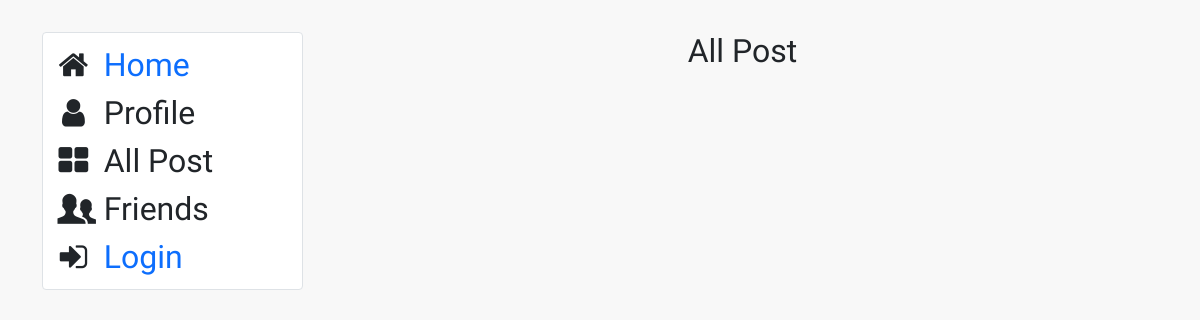
/sns/, run on an earlier commit of the app's database.
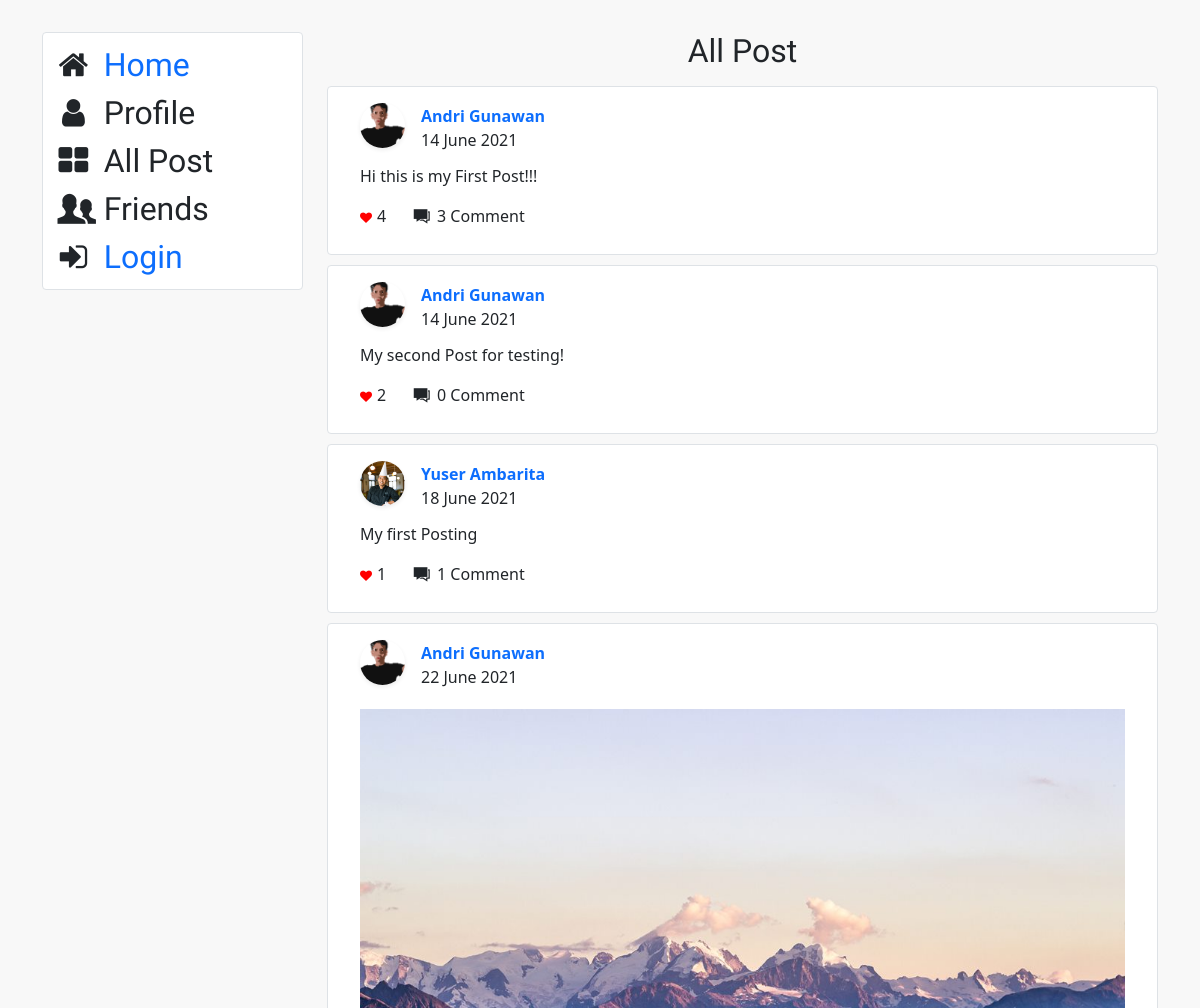
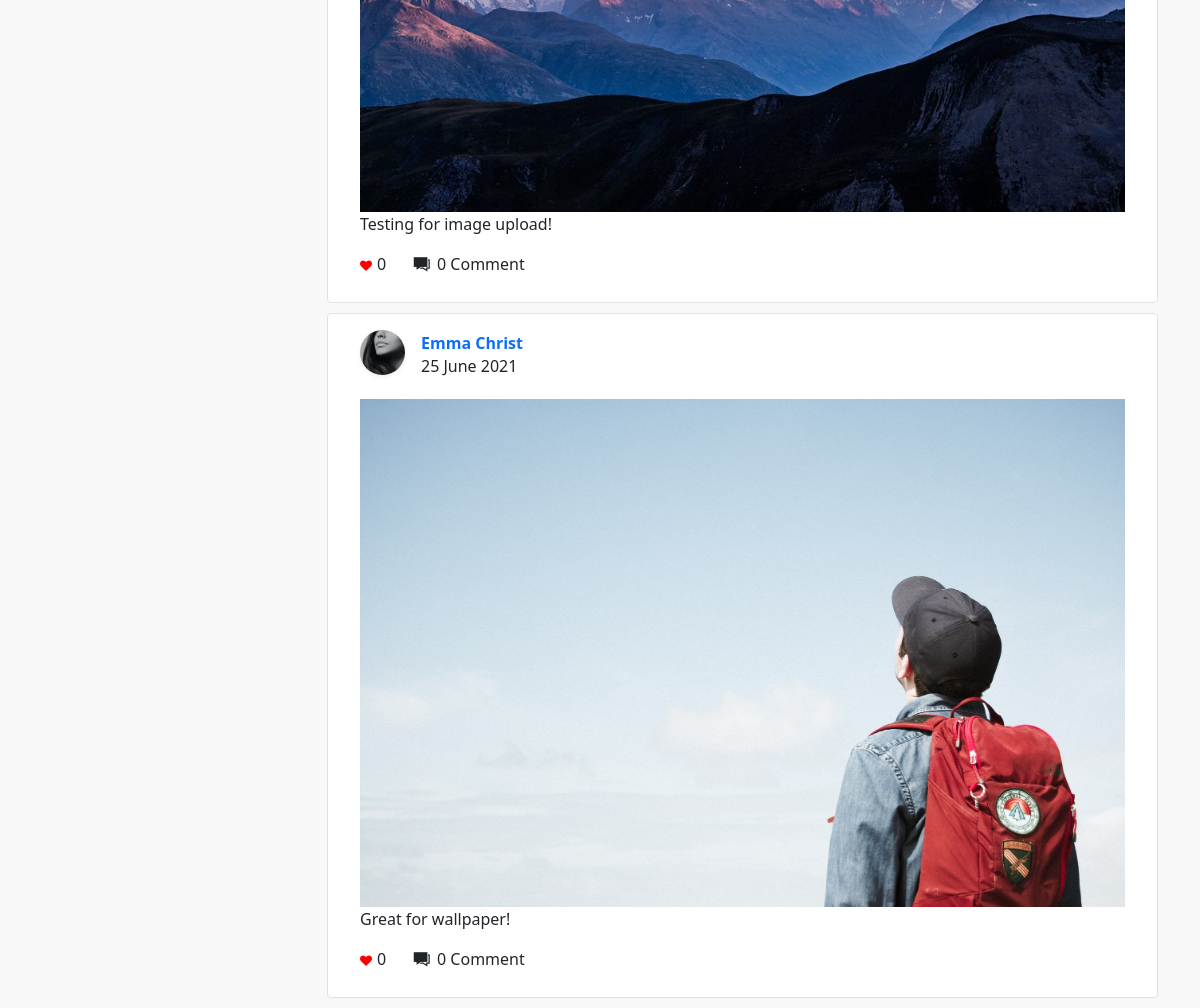
And on a later commit of the database (2 pictures, top to bottom).
### sns/models.py (models this page shows, shortened)
class Post(models.Model):
    user = models.ForeignKey(to="resep.User", on_delete=models.CASCADE, related_name="user_p")
    body = models.TextField()
    like_count = models.IntegerField(default=0)
    date = models.DateTimeField(auto_now_add=True)
    image = models.ImageField(upload_to='user_image', blank=True)

class Profile(models.Model):
    user = models.OneToOneField(to="resep.User", on_delete=models.CASCADE, related_name="user_a")
    user_avatar = models.ImageField(upload_to='user_avatar', blank=True)
    country = models.CharField(max_length = 64, blank=True)
    address = models.CharField(blank=True, max_length = 255)
    city = models.CharField(max_length = 64, blank=True)
    postcode = models.CharField(max_length = 64, blank=True)
    bio = models.TextField(blank=True)

class Sns_comments(models.Model):
    cid = models.UUIDField(primary_key=True, default=uuid.uuid4, editable=False)
    user = models.ForeignKey(to="resep.User", on_delete=models.CASCADE, related_name="user_comments")
    post = models.ForeignKey(Post, on_delete=models.CASCADE, related_name="post_comments")
    body = models.TextField()
    date = models.DateTimeField(auto_now_add=True)

### resep/models.py (models this page shows)
class User(AbstractUser):
    pass

### sns/views.py (the view)
# urls.py: path("", views.index, name="mail_index"),
def index(request):
    if request.user.is_authenticated:
        profile_data = Profile.objects.filter(user = request.user).first()
        friend_request = Follow.objects.filter(following = request.user, friend_request = False)[0:3]
        pending_request = Follow.objects.filter(user = request.user, friend_request = False)[0:3]
        allpost = Post.objects.filter(user=request.user).order_by("-date")
        paginator = Paginator(allpost, 10)
        page = request.GET.get('page', 1)
        user = paginator.page(page)
        if request.method == "GET":
            return render(request, "network/index.html", {
                "form": PostForm,
                "allpost": user,
                "profile_data": profile_data,
                "friend_request": friend_request,
                "pending_request": pending_request,
                })
        else:
            f = Post(user=request.user)
            post_form = PostForm(request.POST, request.FILES, instance=f)
            if post_form.is_valid():
                post_form.save()
                return HttpResponseRedirect(reverse("sns_index"))
            else:
                return render(request, "network/index.html", {
                "form": post_form()
                })
    else:
        allpost = Post.objects.all()
        paginator = Paginator(allpost, 10)
        page = request.GET.get('page', 1)
        user = paginator.page(page)
        return render(request, "network/allpost.html", {
            "allpost": user
            })

### sns/templates/network/allpost.html (shortened to what this page needs)
{% extends "network/layout.html" %}
{% load static %}
{% block side %}
<div class="col-md-3">
	{% if user.is_authenticated %}
	<div class="card border mb-3">
		<div class="user_profile">
			<img class="profile_img avatar mb-0 mt-2" src="
			{% if profile_data.user_avatar %}
			{{ profile_data.user_avatar.url }}"
			{% else %}
			{% static 'network/profile.jpg' %}"
			{% endif %}
			alt="{{ user }}"><br>
			<h2 style="text-align: center"><b>{{ user|title }}</b></h2>
		</div>
	</div>
	<div class="card border mb-3 p-2">
		<div class="sidebar-block custom_font">
			<i class="icon-home"></i> <a class="text-decoration-none" href="{% url 'sns_index' %}">Home</a><br>
			<i class="icon-user"></i> <a class="text-decoration-none" href="{% url 'profil' user.id %}">Profile</a><br>
			<i class="icon-th-large"></i> <a class="text-decoration-none" href="{% url 'all_posts' %}">All Post</a><br>
			<i class="icon-users"></i> <a class="text-decoration-none" href="{% url 'sns_friends' user.id %}">Friends</a><br>
			<i class="icon-logout"></i> <a class="text-decoration-none" href="{% url 'sns_logout' %}">Logout</a>
		{% else %}
	<div class="card border mb-3 p-2">
		<div class="sidebar-block custom_font">
			<i class="icon-home"></i> <a class="text-decoration-none" href="{% url 'sns_index' %}">Home</a><br>
			<i class="icon-user"></i> <span>Profile</span><br>
			<i class="icon-th-large"></i> <span>All Post</span><br>
			<i class="icon-users"></i> <span>Friends</span><br>
			<i class="icon-login"></i> <a class="text-decoration-none" href="{% url 'sns_login' %}">Login</a>
		{% endif %}
		</div>
	</div>
</div>
{% endblock %}
{% block body %}
<div class="col-md-9">
	<div>
		<p class="display-4 text-center custom_font"><b>All Post</b></p>
	</div>
{% for item in allpost %}
<div class='card border out_b'>
	<div class='out_b'>
		<div class="card-body p-0 d-flex">
			<figure class="avatar me-3">
			{% if item.user.user_a.user_avatar.url %}
			<img src="{{item.user.user_a.user_avatar.url}}" alt="avater" class="fr_img shadow-sm rounded-circle w45">
			{% else %}
			<img src="{% static 'network/profile.jpg' %}" alt="avater" class="fr_img shadow-sm rounded-circle w45">
			{% endif %}
			</figure>
			<h6 class="mt-1">
			<a class="text-decoration-none" href="{% url 'profil' item.user.id %}">
				{% if item.user.get_full_name %}
				<b>{{ item.user.get_full_name }}</b>
				{% else %}
				<b>{{ item.user }}</b>
				{% endif %}
			</a>&nbsp;&nbsp;
			<span class="d-block mt-1 lh-3"> {{ item.date|date:"j E Y" }}</span></h6>
		</div>
		<div>
		{% if item.image %}
		<img class="mb-0 mt-2 img-fluid" src="{{ item.image.url }}" alt="{{ user }}">
		{% endif %}
		</div>
			<div class="mb-1" id="post_body_{{ item.id }}">
				<a class="text-decoration-none text-dark" href="{% url 'sns_comments' item.id %}">
					{{ item.body }}
				</a>
			</div>
		{% if user.is_authenticated and item.user != user %}
		<div>
			<form action="{% url 'like' item.id %}" method="POST">
			{% csrf_token %}
			<button name="like" id={{ item.id }} value="like" type="submit" class="cus_btn btn btn-outline-primary" onclick="like_counter({{ item.id }})";><i class="icon-up-open"></i></button>
			<i class="fa fa-heart" style="font-size:12px;color:red"></i><span id="like_{{ item.id }}">{{ item.like_count }}</span>&nbsp;
			<button name="like" id={{ item.id }} value="dislike" type="submit" class="cus_btn btn btn-outline-danger" onclick="dislike_counter({{ item.id }})";><i class="icon-down-open"></i></button>
			<a href="{% url 'sns_comments' item.id %}" class="ms-3 text-dark  text-decoration-none">
			<i class="icon-comment-alt text-dark btn-round-sm font-lg"></i>
			<span>{{item.post_comments.all|length}} Comment</span></a>
			</form>
		</div>
		{% else %}
		<div>
			<i class="fa fa-heart" style="font-size:12px;color:red"></i><span id="like_{{ item.id }}">{{ item.like_count }}</span>&nbsp;
			<a href="{% url 'sns_comments' item.id %}" class="ms-3 text-dark text-decoration-none">
			<i class="icon-comment-alt text-dark btn-round-sm font-lg"></i>
			<span>{{item.post_comments.all|length}} Comment</span></a>
		</div>
		{% endif %}
	</div>
</div>
{% endfor %}
</div>
{% endblock %}

### sns/templates/network/layout.html (shortened to what this page needs)
{% load static %}
<!DOCTYPE html>
<html lang="en">
    <head>
		<link href="https://cdn.jsdelivr.net/npm/bootstrap@5.0.0/dist/css/bootstrap.min.css" rel="stylesheet">
        <link href="{% static 'network/css/styles.css' %}" rel="stylesheet">
        <link href="{% static 'network/css/fontello.css' %}" rel="stylesheet">
		<link rel="stylesheet" href="https://cdnjs.cloudflare.com/ajax/libs/font-awesome/4.7.0/css/font-awesome.min.css">
    </head>
    <body>
		<div class="container body">
			<div class="row">
				{% block side %}
				{% endblock %}
				{% block body %}
				{% endblock %}
			</div>
		</div>
    </body>
</html>

### sns/static/network/css/styles.css (style rules this page uses)
body { background-color: #F8F8F8; margin-top: 2rem; }
.custom_font { font-family: 'Niconne', cursive; font-size: 2rem; }
.out_b { padding: 0.5rem 1rem; margin-bottom: 10px; }
.fa { margin-right: 5px; }
.fr_img { width:45px; height:45px; display: block; object-fit: cover; }

What changed in the data, as far as the page shows it:
added Post: user.user_a.user_avatar (picture), user.get_full_name "Andri Gunawan", date "14 June 2021", body "Hi this is my First Post!!!", like_count "4", post_comments.all|length "3"
added Post: user.user_a.user_avatar (picture), user.get_full_name "Andri Gunawan", date "14 June 2021", body "My second Post for testing!", like_count "2", post_comments.all|length "0"
added Post: user.user_a.user_avatar (picture), user.get_full_name "Yuser Ambarita", date "18 June 2021", body "My first Posting", like_count "1", post_comments.all|length "1"
added Post: user.user_a.user_avatar (picture), user.get_full_name "Andri Gunawan", date "22 June 2021", image (picture), body "Testing for image upload!", like_count "0", post_comments.all|length "0"
added Post: user.user_a.user_avatar (picture), user.get_full_name "Emma Christ", date "25 June 2021", image (picture), body "Great for wallpaper!", like_count "0", post_comments.all|length "0"
